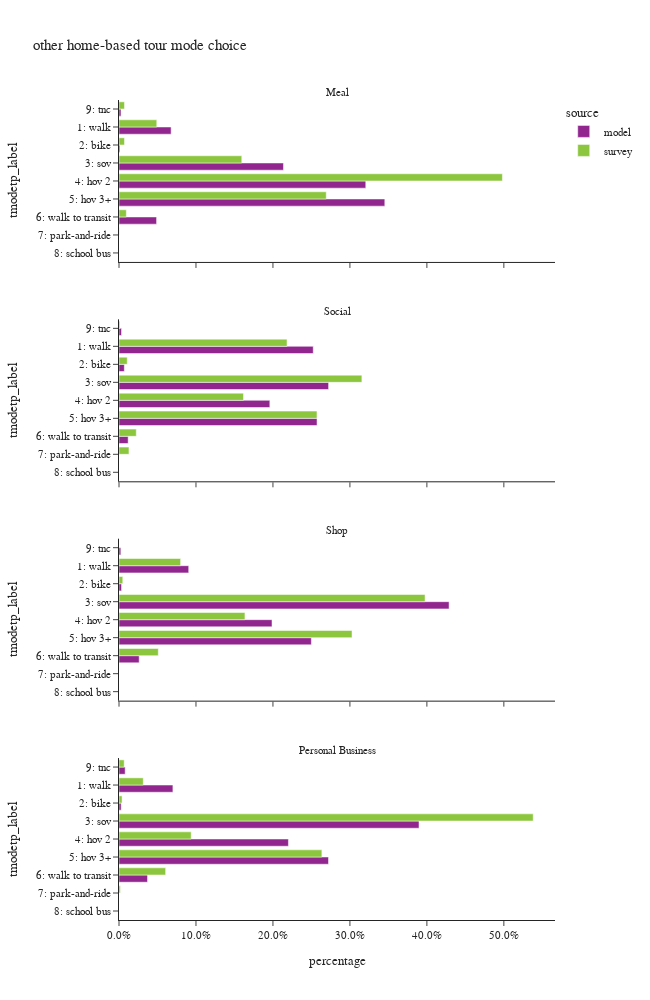

Notebook code cell kept with this figure:
### Code cell
df_plot = hb_tour.groupby(['source','pdpurp_label','tmodetp_label'])['toexpfac'].sum().reset_index()
df_plot['percentage'] = df_plot.groupby(['source','pdpurp_label'], group_keys=False)['toexpfac']. \
    apply(lambda x: x / float(x.sum()))

df_plot_ct = hb_tour.groupby(['source','pdpurp_label','tmodetp_label'])['toexpfac'].count().reset_index(). \
    rename(columns={'toexpfac':'sample count'})
df_plot = df_plot.merge(df_plot_ct, on=['source','pdpurp_label','tmodetp_label'])

fig = px.bar(df_plot.sort_values(['tmodetp_label']),
             x="percentage", y="tmodetp_label", color="source",barmode="group",
             facet_col='pdpurp_label', facet_col_wrap=1, orientation='h',
             hover_data=['sample count'],
             category_orders={"tmodetp_label":["1: walk","2: bike","3: sov","4: hov 2","5: hov 3+","6: walk to transit",
                                               "7: park-and-ride","8: school bus","9: other–survey only"]},
             title="other home-based tour mode choice")
fig.update_layout(height=1000, width=650)
fig.for_each_annotation(lambda a: a.update(text = a.text.split("=")[-1]))
fig.for_each_xaxis(lambda a: a.update(tickformat = ".1%"))
fig.show()

### Figure 1 — Plotly figure (JSON) as saved in the notebook; plotly's stock layout.template omitted (floating-point values rounded to 4 significant figures)
{"data": [{"alignmentgroup": "True", "customdata": [[1463], [27], [4617], [6928], [7462], [1055], [56]], "hovertemplate": "source=model<br>pdpurp_label=Meal<br>percentage=%{x}<br>tmodetp_label=%{y}<br>sample count=%{customdata[0]}<extra></extra>", "legendgroup": "model", "marker": {"color": "#91268F", "pattern": {"shape": ""}}, "name": "model", "offsetgroup": "model", "orientation": "h", "showlegend": true, "textposition": "auto", "type": "bar", "x": [0.06771, 0.00125, 0.2137, 0.3206, 0.3453, 0.04882, 0.002592], "xaxis": "x4", "y": ["1: walk", "2: bike", "3: sov", "4: hov 2", "5: hov 3+", "6: walk to transit", "9: tnc"], "yaxis": "y4"}, {"alignmentgroup": "True", "customdata": [[35926], [984], [38765], [27897], [36629], [1693], [468]], "hovertemplate": "source=model<br>pdpurp_label=Social<br>percentage=%{x}<br>tmodetp_label=%{y}<br>sample count=%{customdata[0]}<extra></extra>", "legendgroup": "model", "marker": {"color": "#91268F", "pattern": {"shape": ""}}, "name": "model", "offsetgroup": "model", "orientation": "h", "showlegend": false, "textposition": "auto", "type": "bar", "x": [0.2524, 0.006912, 0.2723, 0.196, 0.2573, 0.01189, 0.003287], "xaxis": "x3", "y": ["1: walk", "2: bike", "3: sov", "4: hov 2", "5: hov 3+", "6: walk to transit", "9: tnc"], "yaxis": "y3"}, {"alignmentgroup": "True", "customdata": [[7440], [273], [35228], [16329], [20530], [2153], [196]], "hovertemplate": "source=model<br>pdpurp_label=Shop<br>percentage=%{x}<br>tmodetp_label=%{y}<br>sample count=%{customdata[0]}<extra></extra>", "legendgroup": "model", "marker": {"color": "#91268F", "pattern": {"shape": ""}}, "name": "model", "offsetgroup": "model", "orientation": "h", "showlegend": false, "textposition": "auto", "type": "bar", "x": [0.09057, 0.003323, 0.4288, 0.1988, 0.2499, 0.02621, 0.002386], "xaxis": "x2", "y": ["1: walk", "2: bike", "3: sov", "4: hov 2", "5: hov 3+", "6: walk to transit", "9: tnc"], "yaxis": "y2"}, {"alignmentgroup": "True", "customdata": [[5415], [218], [30132], [17016], [21043], [2867], [619]], "hovertemplate": "source=model<br>pdpurp_label=Personal Business<br>percentage=%{x}<br>tmodetp_label=%{y}<br>sample count=%{customdata[0]}<extra></extra>", "legendgroup": "model", "marker": {"color": "#91268F", "pattern": {"shape": ""}}, "name": "model", "offsetgroup": "model", "orientation": "h", "showlegend": false, "textposition": "auto", "type": "bar", "x": [0.07004, 0.00282, 0.3898, 0.2201, 0.2722, 0.03708, 0.008007], "xaxis": "x", "y": ["1: walk", "2: bike", "3: sov", "4: hov 2", "5: hov 3+", "6: walk to transit", "9: tnc"], "yaxis": "y"}, {"alignmentgroup": "True", "customdata": [[201], [22], [200], [204], [87], [43], [3], [3]], "hovertemplate": "source=survey<br>pdpurp_label=Meal<br>percentage=%{x}<br>tmodetp_label=%{y}<br>sample count=%{customdata[0]}<extra></extra>", "legendgroup": "survey", "marker": {"color": "#8CC63E", "pattern": {"shape": ""}}, "name": "survey", "offsetgroup": "survey", "orientation": "h", "showlegend": true, "textposition": "auto", "type": "bar", "x": [0.04908, 0.007109, 0.1595, 0.4981, 0.2693, 0.009527, 0.0002722, 0.007103], "xaxis": "x4", "y": ["1: walk", "2: bike", "3: sov", "4: hov 2", "5: hov 3+", "6: walk to transit", "7: park-and-ride", "9: tnc"], "yaxis": "y4"}, {"alignmentgroup": "True", "customdata": [[1055], [86], [827], [501], [343], [112], [15], [13]], "hovertemplate": "source=survey<br>pdpurp_label=Social<br>percentage=%{x}<br>tmodetp_label=%{y}<br>sample count=%{customdata[0]}<extra></extra>", "legendgroup": "survey", "marker": {"color": "#8CC63E", "pattern": {"shape": ""}}, "name": "survey", "offsetgroup": "survey", "orientation": "h", "showlegend": false, "textposition": "auto", "type": "bar", "x": [0.2183, 0.01067, 0.3156, 0.1617, 0.2572, 0.02245, 0.01293, 0.0012], "xaxis": "x3", "y": ["1: walk", "2: bike", "3: sov", "4: hov 2", "5: hov 3+", "6: walk to transit", "7: park-and-ride", "9: tnc"], "yaxis": "y3"}, {"alignmentgroup": "True", "customdata": [[293], [15], [570], [302], [118], [74], [2]], "hovertemplate": "source=survey<br>pdpurp_label=Shop<br>percentage=%{x}<br>tmodetp_label=%{y}<br>sample count=%{customdata[0]}<extra></extra>", "legendgroup": "survey", "marker": {"color": "#8CC63E", "pattern": {"shape": ""}}, "name": "survey", "offsetgroup": "survey", "orientation": "h", "showlegend": false, "textposition": "auto", "type": "bar", "x": [0.08005, 0.004907, 0.3976, 0.1636, 0.3027, 0.05103, 5.032e-05], "xaxis": "x2", "y": ["1: walk", "2: bike", "3: sov", "4: hov 2", "5: hov 3+", "6: walk to transit", "8: school bus"], "yaxis": "y2"}, {"alignmentgroup": "True", "customdata": [[75], [6], [353], [160], [52], [78], [5], [9]], "hovertemplate": "source=survey<br>pdpurp_label=Personal Business<br>percentage=%{x}<br>tmodetp_label=%{y}<br>sample count=%{customdata[0]}<extra></extra>", "legendgroup": "survey", "marker": {"color": "#8CC63E", "pattern": {"shape": ""}}, "name": "survey", "offsetgroup": "survey", "orientation": "h", "showlegend": false, "textposition": "auto", "type": "bar", "x": [0.03153, 0.003964, 0.5381, 0.09377, 0.2636, 0.06061, 0.001702, 0.006742], "xaxis": "x", "y": ["1: walk", "2: bike", "3: sov", "4: hov 2", "5: hov 3+", "6: walk to transit", "7: park-and-ride", "9: tnc"], "yaxis": "y"}], "layout": {"annotations": [{"font": {}, "showarrow": false, "text": "Personal Business", "x": 0.5, "xanchor": "center", "xref": "paper", "y": 0.1975, "yanchor": "bottom", "yref": "paper"}, {"font": {}, "showarrow": false, "text": "Shop", "x": 0.5, "xanchor": "center", "xref": "paper", "y": 0.465, "yanchor": "bottom", "yref": "paper"}, {"font": {}, "showarrow": false, "text": "Social", "x": 0.5, "xanchor": "center", "xref": "paper", "y": 0.7325, "yanchor": "bottom", "yref": "paper"}, {"font": {}, "showarrow": false, "text": "Meal", "x": 0.5, "xanchor": "center", "xref": "paper", "y": 1.0, "yanchor": "bottom", "yref": "paper"}], "barmode": "group", "height": 1000, "legend": {"title": {"text": "source"}, "tracegroupgap": 0}, "title": {"text": "other home-based tour mode choice"}, "width": 650, "xaxis": {"anchor": "y", "domain": [0.0, 1.0], "tickformat": ".1%", "title": {"text": "percentage"}}, "xaxis2": {"anchor": "y2", "domain": [0.0, 1.0], "matches": "x", "showticklabels": false, "tickformat": ".1%"}, "xaxis3": {"anchor": "y3", "domain": [0.0, 1.0], "matches": "x", "showticklabels": false, "tickformat": ".1%"}, "xaxis4": {"anchor": "y4", "domain": [0.0, 1.0], "matches": "x", "showticklabels": false, "tickformat": ".1%"}, "yaxis": {"anchor": "x", "categoryarray": ["9: other–survey only", "8: school bus", "7: park-and-ride", "6: walk to transit", "5: hov 3+", "4: hov 2", "3: sov", "2: bike", "1: walk"], "categoryorder": "array", "domain": [0.0, 0.1975], "title": {"text": "tmodetp_label"}}, "yaxis2": {"anchor": "x2", "categoryarray": ["9: other–survey only", "8: school bus", "7: park-and-ride", "6: walk to transit", "5: hov 3+", "4: hov 2", "3: sov", "2: bike", "1: walk"], "categoryorder": "array", "domain": [0.2675, 0.465], "matches": "y", "title": {"text": "tmodetp_label"}}, "yaxis3": {"anchor": "x3", "categoryarray": ["9: other–survey only", "8: school bus", "7: park-and-ride", "6: walk to transit", "5: hov 3+", "4: hov 2", "3: sov", "2: bike", "1: walk"], "categoryorder": "array", "domain": [0.535, 0.7325], "matches": "y", "title": {"text": "tmodetp_label"}}, "yaxis4": {"anchor": "x4", "categoryarray": ["9: other–survey only", "8: school bus", "7: park-and-ride", "6: walk to transit", "5: hov 3+", "4: hov 2", "3: sov", "2: bike", "1: walk"], "categoryorder": "array", "domain": [0.8025, 1.0], "matches": "y", "title": {"text": "tmodetp_label"}}}}
